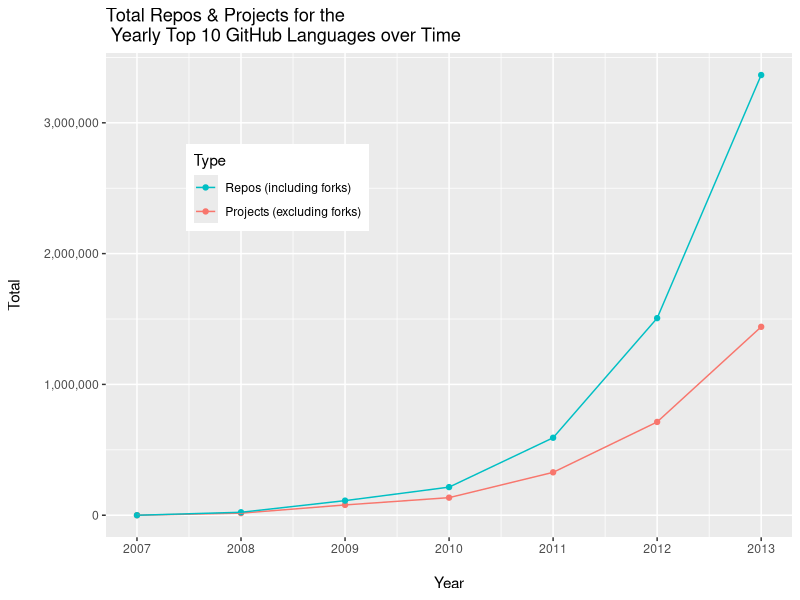
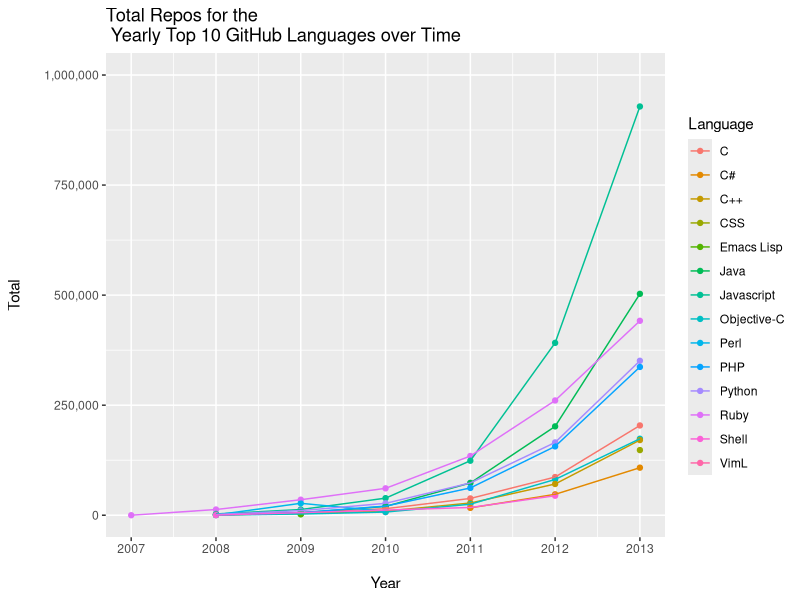
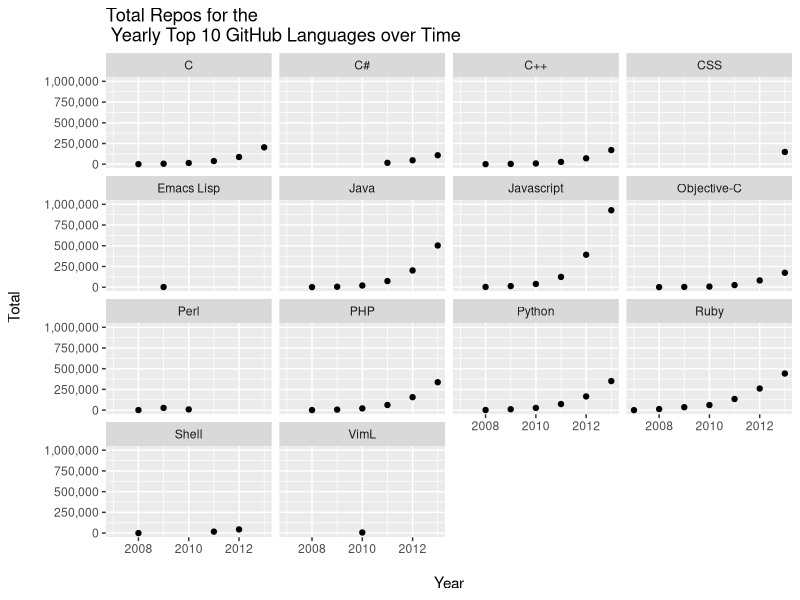
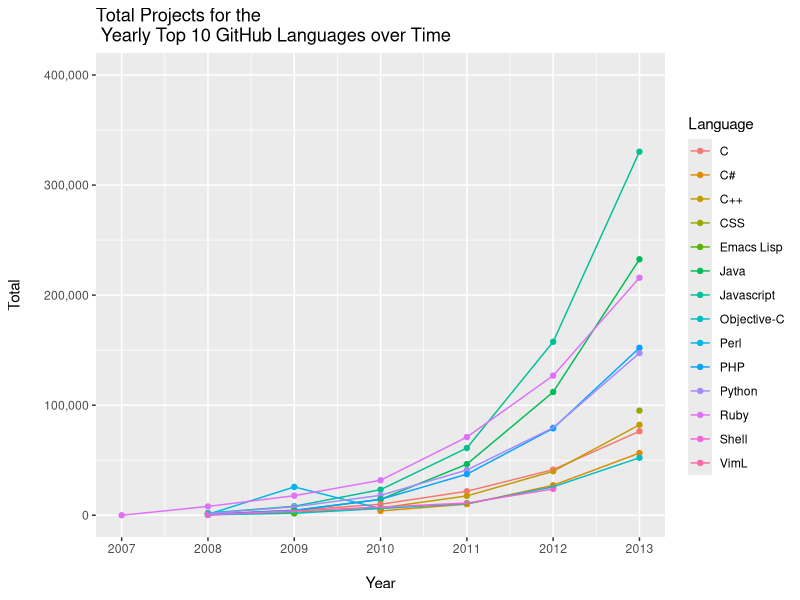
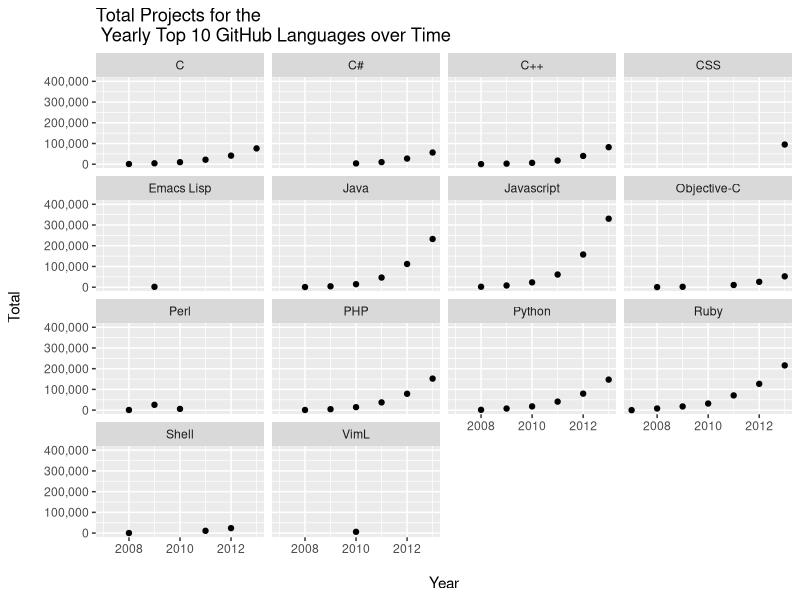

Write R code to recreate these figures, in order.
require(doBy)
require(ggplot2)
require(scales)

setwd("~/Dropbox/GA/project")

# data pulled from https://github.com/search
mydata <- read.csv("github_search.csv") 

# summarize
summaryBy(list(c("repos_by_lang_t3"), c("conditions", "year")), data=mydata, FUN=c(min,mean,max,sum))

# subsets: (1) fork:true (2) fork:false
forktrue  = subset(mydata, conditions=="fork:true")
forkfalse = subset(mydata, conditions=="fork:false")

# graph total counts for top 10 language categories 
repos_total <- aggregate(repos_by_lang_t3 ~ conditions + year, data=mydata, FUN=sum)

png('github_search_top10totals.png')
ggplot(repos_total, 
       aes(year, repos_by_lang_t3, group=conditions, colour=conditions)) + 
  geom_point() +
  geom_line() +
  xlab("\nYear") +
  ylab("Total\n") + 
  ggtitle("Total Repos & Projects for the \n Yearly Top 10 GitHub Languages over Time") +
  scale_x_continuous(breaks=2006:2013) +
  scale_y_continuous(labels=comma) + 
  scale_colour_discrete(name="Type", 
                        breaks=c("fork:true", "fork:false"),
                        labels=c("Repos (including forks)", "Projects (excluding forks)")) +
  theme(legend.position=(c(.25,.722)))
dev.off()

# repos
png('github_search_top10totals_coloredbylanguage.png')
ggplot(forktrue, 
       aes(year, repos_by_lang_t3, group=language, colour=language)) + 
  geom_point() +
  geom_line() +
  xlab("\nYear") +
  ylab("Total\n") + 
  ggtitle("Total Repos for the \n Yearly Top 10 GitHub Languages over Time") +
  scale_x_continuous(breaks=2006:2013) +
  scale_y_continuous(limits=c(0,1000000), labels=comma) +
  scale_colour_discrete(name="Language")
dev.off()

png('github_search_top10totals_groupedbylanguage.png')
ggplot(forktrue, aes(year, repos_by_lang_t3)) + 
  facet_wrap(~language) +
  geom_point() +
  xlab("\nYear") +
  ylab("Total\n") + 
  ggtitle("Total Repos for the \n Yearly Top 10 GitHub Languages over Time") +
  scale_y_continuous(limits=c(0,1000000), labels=comma)
dev.off()

# projects
png('github_search_top10totals_coloredbylanguage_forkfalse.png')
ggplot(forkfalse, 
       aes(year, repos_by_lang_t3, group=language, colour=language)) + 
  geom_point() +
  geom_line() +
  xlab("\nYear") +
  ylab("Total\n") + 
  ggtitle("Total Projects for the \n Yearly Top 10 GitHub Languages over Time") +
  scale_x_continuous(breaks=2006:2013) +
  scale_y_continuous(limits=c(0,400000), labels=comma) +
  scale_colour_discrete(name="Language")
dev.off()

png('github_search_top10totals_groupedbylanguage_forkfalse.png')
ggplot(forkfalse, aes(year, repos_by_lang_t3)) + 
  facet_wrap(~language) +
  geom_point() +
  xlab("\nYear") +
  ylab("Total\n") + 
  ggtitle("Total Projects for the \n Yearly Top 10 GitHub Languages over Time") +
  scale_y_continuous(limits=c(0,400000), labels=comma)
dev.off()
